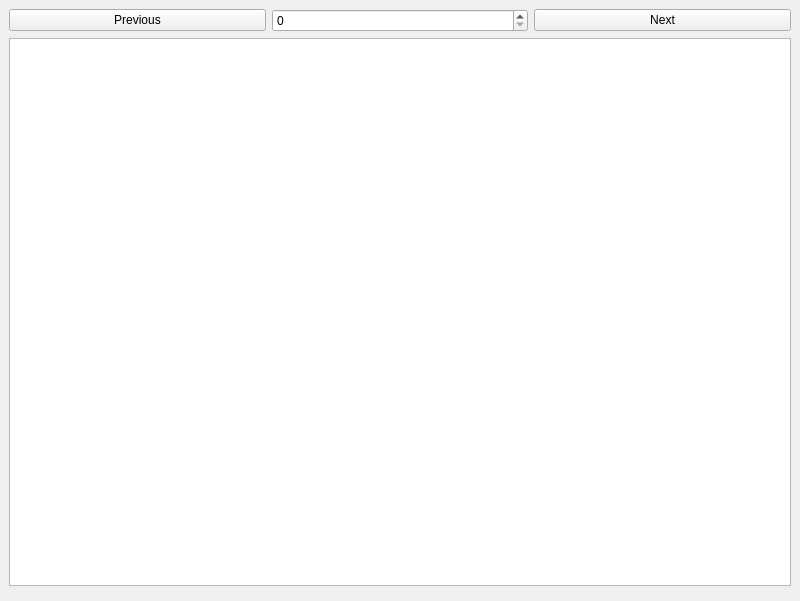
<?xml version="1.0" encoding="UTF-8"?>
<ui version="4.0">
    <class>Region</class>
    <widget class="QMainWindow" name="Region">
        <property name="geometry">
            <rect>
                <x>0</x>
                <y>0</y>
                <width>800</width>
                <height>601</height>
            </rect>
        </property>
        <property name="windowTitle">
            <string>MainWindow</string>
        </property>
        <widget class="QWidget" name="centralwidget">
            <layout class="QVBoxLayout" name="verticalLayout">
                <item>
                    <layout class="QGridLayout" name="gridLayout">
                        <item row="0" column="2">
                            <widget class="QPushButton" name="next">
                                <property name="text">
                                    <string>Next</string>
                                </property>
                            </widget>
                        </item>
                        <item row="0" column="1">
                            <widget class="QSpinBox" name="num"/>
                        </item>
                        <item row="0" column="0">
                            <widget class="QPushButton" name="prev">
                                <property name="text">
                                    <string>Previous</string>
                                </property>
                            </widget>
                        </item>
                    </layout>
                </item>
                <item>
                    <widget class="TextView" name="content"/>
                </item>
                <item>
                    <widget class="Code" name="code" native="true"/>
                </item>
            </layout>
        </widget>
    </widget>
    <customwidgets>
        <customwidget>
            <class>Code</class>
            <extends>QWidget</extends>
            <header>tracergui/widgets/code.h</header>
            <container>1</container>
        </customwidget>
        <customwidget>
            <class>TextView</class>
            <extends>QTextEdit</extends>
            <header>tracergui/widgets/text_view</header>
        </customwidget>
    </customwidgets>
    <resources/>
    <connections/>
</ui>
